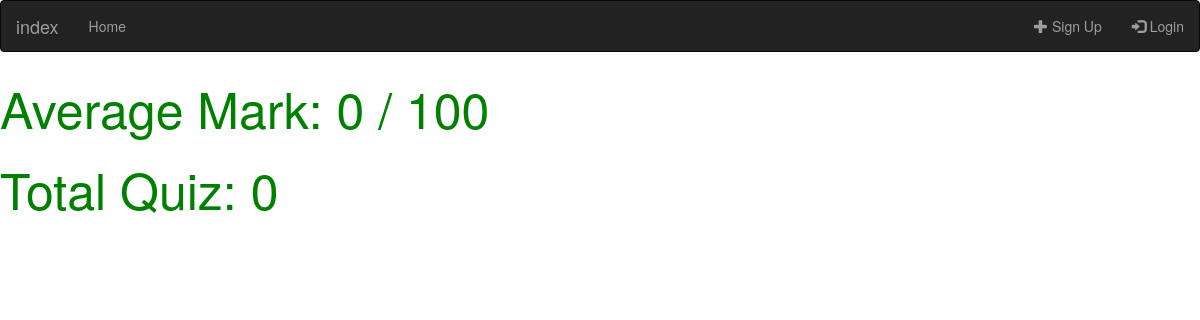
The app's page /user/2/statistic, older data.
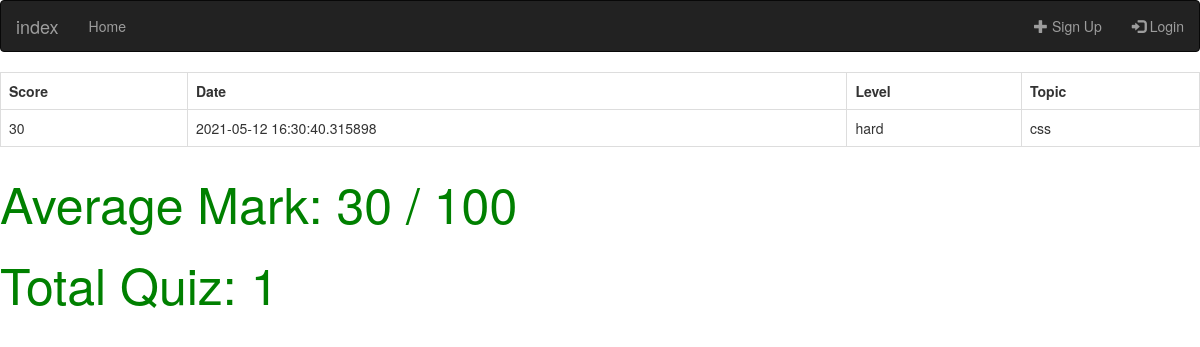
The same page, newer data.
### web/models.py (models this page shows)
class Quizdata(db.Model,UserMixin):
    id = db.Column(db.Integer, primary_key=True)
    user_id = db.Column(db.Integer, db.ForeignKey('user.id'), nullable=False)
    quiztype_id = db.Column(db.Integer, db.ForeignKey('quiztype.id'), nullable=False)
    score = db.Column(db.Integer, nullable=False)
    date = db.Column(db.String(128), nullable=False)
    user = db.relationship("User")
    quiztype = db.relationship("Quiztype")

class Quiztype(db.Model,UserMixin):
    id = db.Column(db.Integer, primary_key=True)
    level = db.Column(db.String(64))
    topic = db.Column(db.String(64))

### web/user/routes.py (the view)
@user.route('/user/<int:userid>/statistic', methods=['GET', 'POST'])
def statistic(userid):
    users = Quizdata.query.filter_by(user_id=userid).all()
    user_list = []
    score =0
    total =0
    average_score=0
    for item in users:
        score+=item.score
        total+=1
        quiztype = Quiztype.query.filter_by(id=item.quiztype_id).first()
        user_list.append({"score": item.score,
                            "date": item.date,
                            "level": quiztype.level,
                            "topic": quiztype.topic,})
    if total > 0:
       average_score = int(score/total)
    return render_template("statistic.html", users=user_list,average_score=average_score,total=total)

### web/templates/statistic.html (shortened to what this page needs)
{% extends "home.html" %}
{% block content %}
<div class="box box-primary">
    <div class="box-body">
        {% if users%}
        <table class="table table-bordered">
            <tr>
                <th>Score</th>
                <th>Date</th>
                <th>Level</th>
                <th>Topic</th>
            </tr>
            {% for row in users %}
                <tr>
                <td>{{row.score}}</td>
                <td>{{row.date}}</td>
                <td>{{row.level}}</td>
                <td>{{row.topic}}</td>
            </tr>
            {% endfor %}
        </table>
        {% endif %}
    </div>
    <p style="font-size:50px; color:green"> Average Mark: {{ average_score }} / 100</p>
    <p style="font-size:50px; color:green"> Total Quiz: {{ total }} </p>
</div>
{% endblock %}

Row changes from the older to the newer data that the page shows:
added Quizdata: date "2021-05-12 16:30:40.315898"
now on this page (row unchanged): Quiztype: level "hard", topic "css"
Text that changed along with them:
{{ average_score }}: "0" → "30"
{{ total }}: "0" → "1"
text now shown: "Score Date Level Topic"
new list line: "30"
